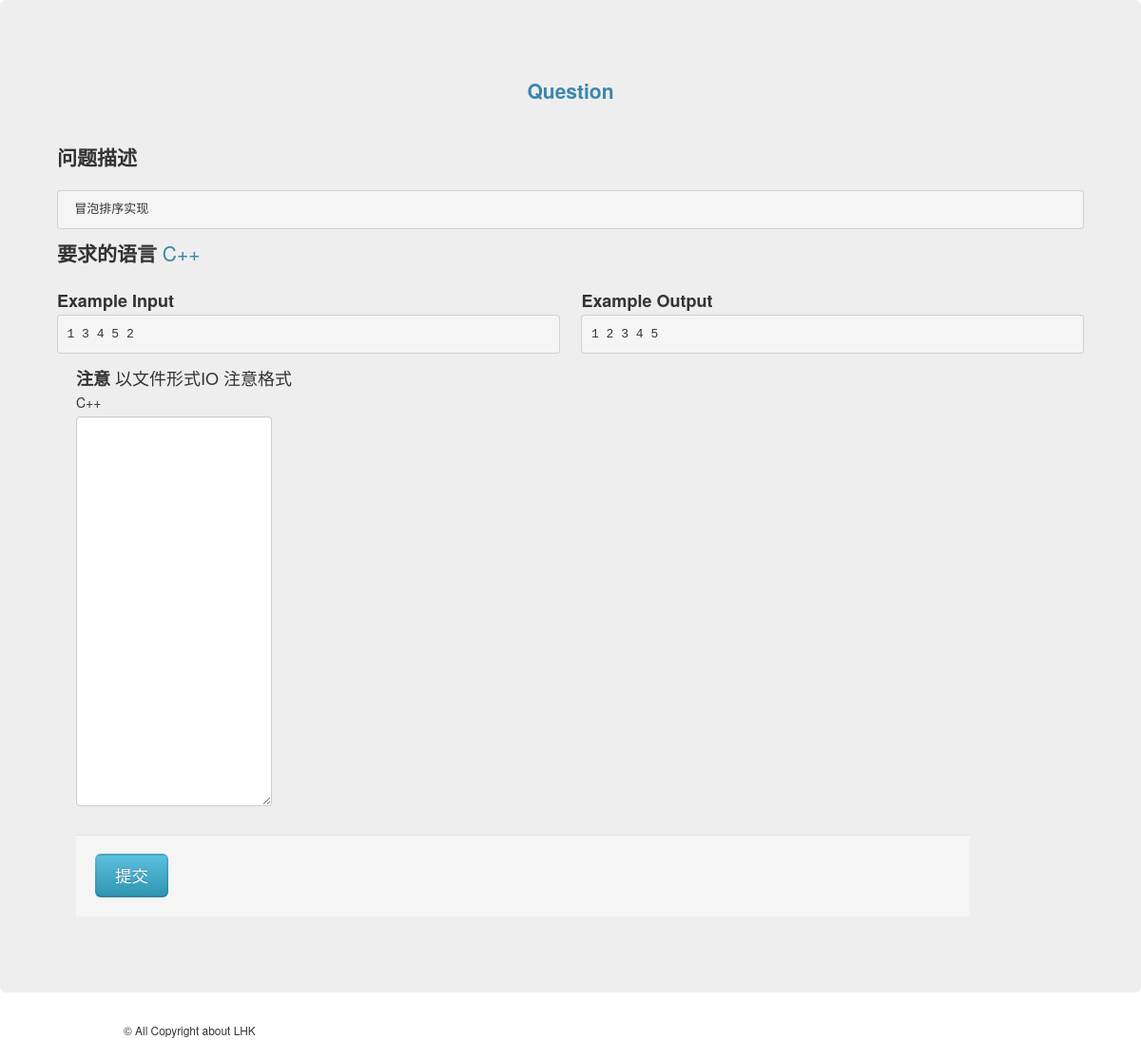
The page /Tapp/courses/design/1/ on the database its author committed.
### Tapp/models.py (models this page shows, shortened)
class DesignQuestion(models.Model): # 程序设计题
    knowledge = models.ForeignKey(Knowledge,on_delete=models.CASCADE) # 对应知识
    question_title = models.CharField(max_length=20,default="Question")
    question_text = models.CharField(max_length=200) # 问题描述
    question_language = models.CharField(max_length=30,choices=[('C','C language'),('C++','C plus plus'),('Python','Python'),('Verilog','Verilog')]) # 需要的语言
    total_submit = models.IntegerField(default=0) # 总提交人数
    correct_submit = models.IntegerField(default=0) # 正确人数
    example_input = models.TextField(default="No") # 示例输入
    example_output = models.TextField(default="No") # 示例输出
    inputFile = models.FileField(default="Files/empty.json", upload_to="Files/") # 输入用例
    outputFile = models.FileField(default="Files/empty.json", upload_to="Files/") # 输出结果
    question_analysis = models.TextField(default="no") # 正确代码 -- 用于比对

### Tapp/views.py (the view)
# urls.py: path('courses/design/<int:pk>/',views.DesignDetail ,name="designDetail"),
def DesignDetail(request,pk):
    try:
        design = DesignQuestion.objects.get(pk=pk)
        codetype = getTextType(design.question_language)
        context = {
            "design":design,
            "textType":codetype
        }
        return render(request,"Tapp/designDetail.html",context)
    except Exception:
        return HttpResponse("<h1>No such design question<h1>")

### Tapp/views.py (called while the page is built)
def getTextType(lang:str):
    return textType[lang]

### Tapp/templates/Tapp/designDetail.html (shortened to what this page needs)
<head>
    {% load static %}
    <link rel="stylesheet" href="{% static 'Tapp/css/bootstrap.css' %}">
    <link rel="stylesheet" href='{% static "Tapp/codemirror/lib/codemirror.css" %}'>
</head>
<body>
    <div class="container-fluid hero-unit">
    {% if design %}
        <p class="lead text-center page-header"><strong class="text-info">{{ design.question_title }}</strong> </p>
        <p class="lead"><strong>问题描述</strong> <pre> {{ design.question_text }} </pre></p>
        <p class="lead"><strong>要求的语言</strong>  <span class="text-info"> {{ design.question_language }}</span> </p>
        <div class="row-fluid">
            <div class="span6">
                <strong>Example Input</strong>
                <br>
                <pre>{{ design.example_input }}</pre>
            </div>
            <div class="span6">
                <strong>Example Output</strong>
                <br>
                <pre>{{ design.example_output }}</pre>
            </div>
        </div>
        <div class="span12">
            <strong>注意</strong> 以文件形式IO 注意格式
        </div>
        <div class="span12">
            <form action="{% url 'Tapp:handleDesign' design.id %}" method="POST" >
                <div class="">
                    <label for="code">{{ design.question_language }}</label>
                    <textarea name="code" id="code" cols="80" rows="20"></textarea>
                </div>
                <div class="form-actions">
                    <button class="btn-info btn-large">提交</button>
                </div>
            </form>
        </div>
    {% else %}
    <p class="lead">No such design question</p>
    {% endif %}
    </div>
</body>
<footer>
    <div class="container">
        <small>&COPY; All Copyright about LHK</small>
    </div>
</footer>

### rows shown on the page
DesignQuestion: question_title "Question", question_text "冒泡排序实现", question_language "C++", example_input "1 3 4 5 2", example_output "1 2 3 4 5"
